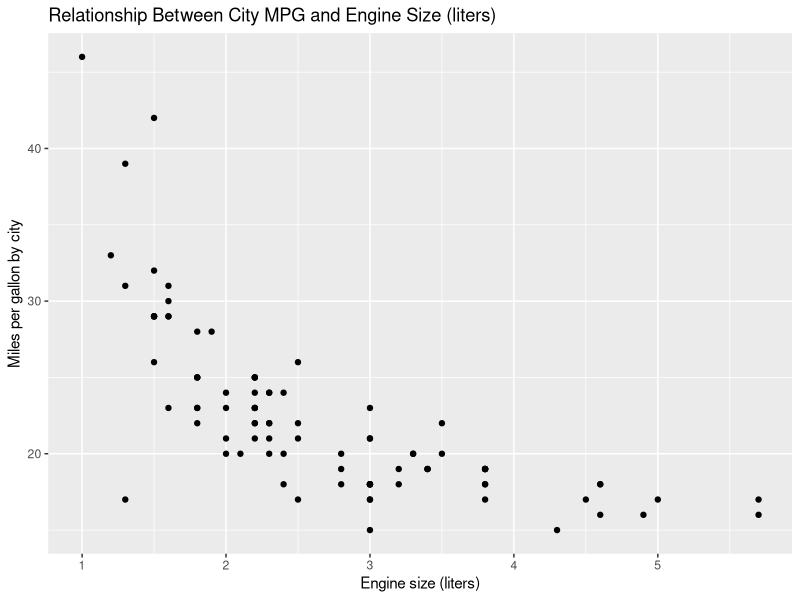
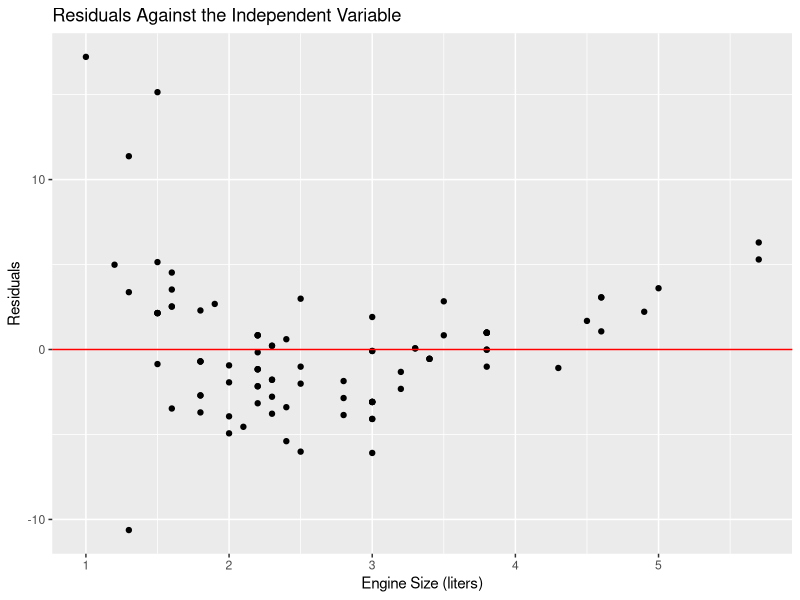
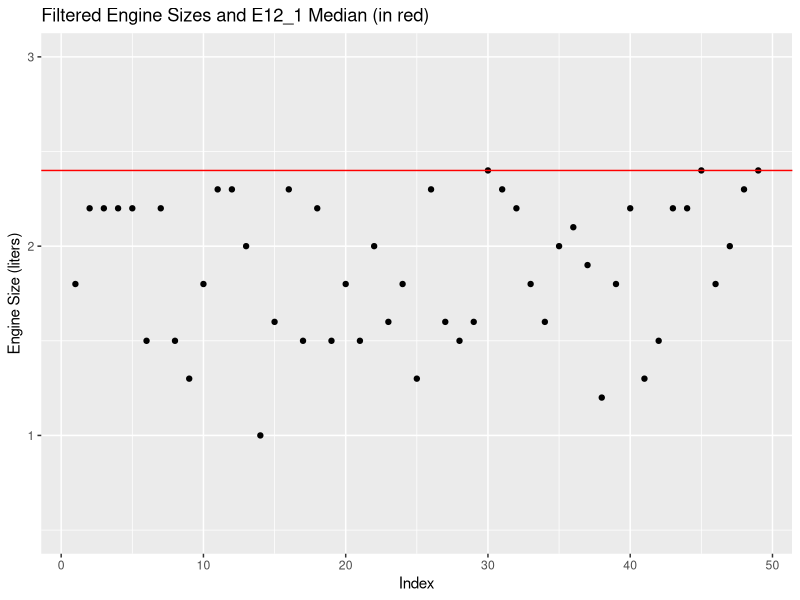
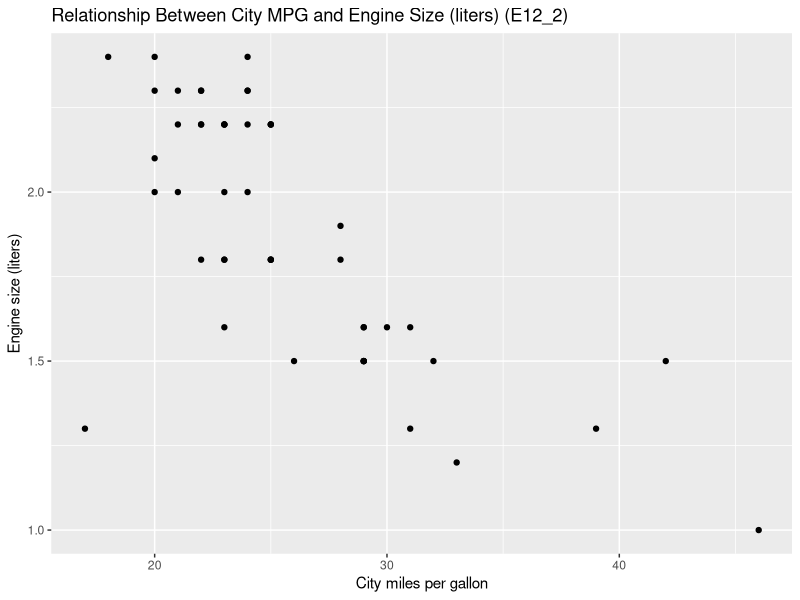
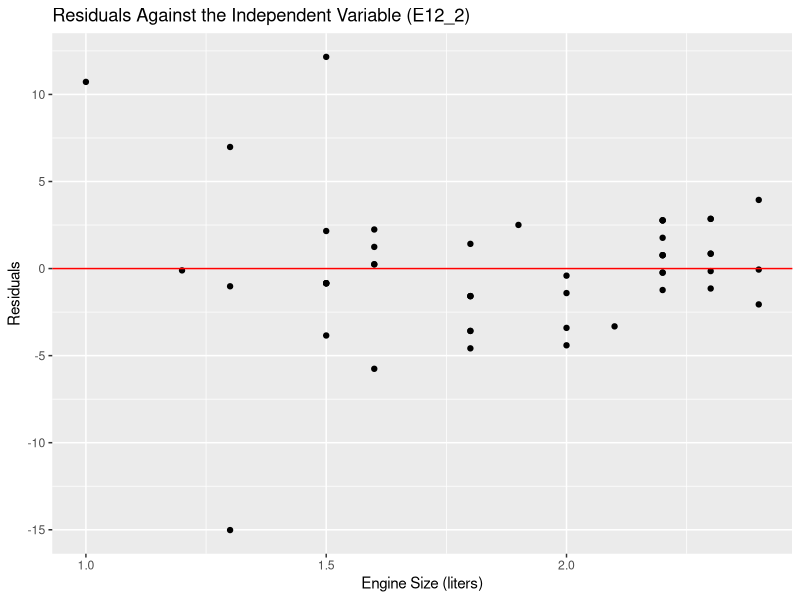
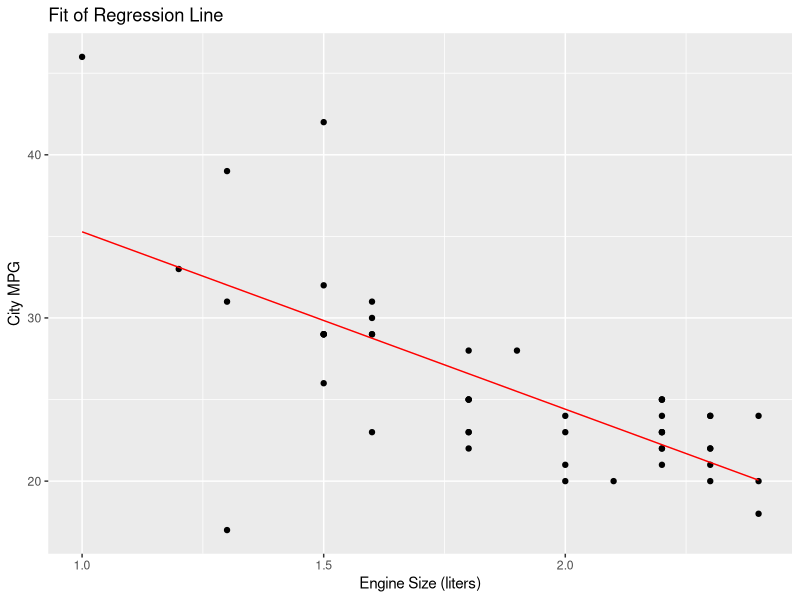
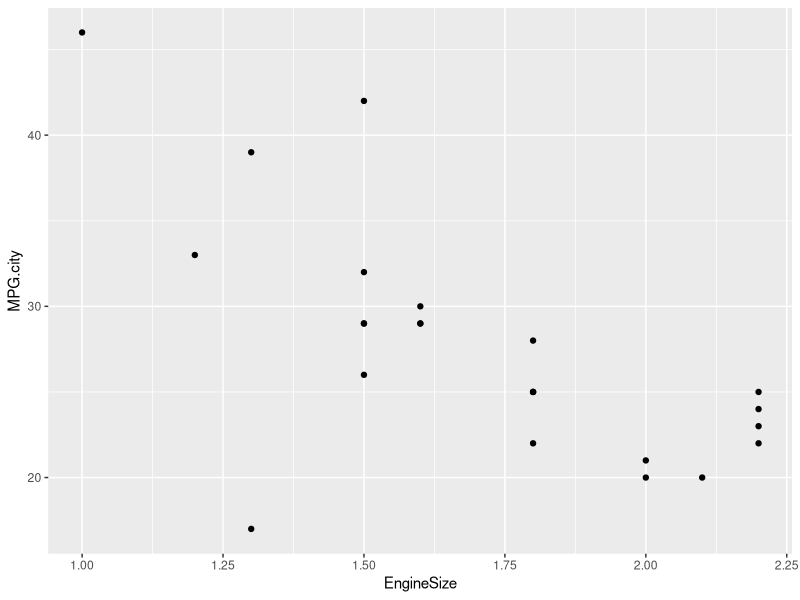
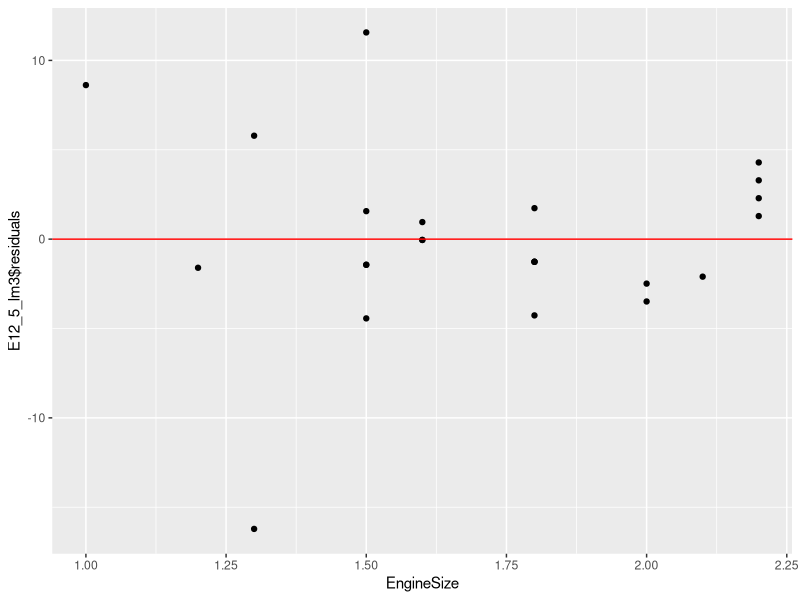

These figures' R source, in order:
# https://study.sagepub.com/stinerock/student-resources/exercises/chapter-12-simple-linear-regression

#1. Import the Cars93 data into the object named E12_1. What are the variable names? 
#How many observations are included? Find (1) the minimum and maximum values,
#(2) the median and mean, (3) the first and third quartiles, and 
#(4) the standard deviation of the two variables, MPG.city and EngineSize. 
#Comment on your initial findings.

library(MASS)

E12_1 <- Cars93
names(E12_1)
dim(E12_1)
summary(E12_1)
sd(E12_1$MPG.city)
sd(E12_1$EngineSize)

#2. Do MPG.city and EngineSize appear related in any systematic way? Comment.

library(ggplot2)

ggplot(E12_1, aes(y=MPG.city, x=EngineSize)) +
  geom_point() +
  labs(y="Miles per gallon by city", x="Engine size (liters)", title="Relationship Between City MPG and Engine Size (liters)")
        
# Yes, as EngineSize decreases, MPG.city seems to increase

#3. Make and inspect a residual plot. Does the pattern of points 
#reveal anything that might cause us to question the assumptions 
#underlying the appropriate usage of regression analysis to 
#explore the relationship between MPG.city and EngineSize?

ES_MPG_lm <- lm(MPG.city~EngineSize, data=E12_1)
summary(ES_MPG_lm)

resid(ES_MPG_lm)
ES_MPG_lm$residuals # Same as above

ggplot(data=E12_1 ,aes(x=EngineSize, y=ES_MPG_lm$residuals)) +
  geom_point() +
  labs(x="Engine Size (liters)", y="Residuals", title="Residuals Against the Independent Variable") +
  geom_hline(yintercept=0, col="red")

# The plot shows that the residuals do not follow the regression assumptions for
# too high or too low values of the engine size (the residual is far from 0 and
#moves away from the pattern)

#4. There are several possible methods for managing the problem of 
#nonlinear relationships among variables, such as what we have 
#encountered in this case. One of the approaches involves transforming 
#the variables-by way of logarithms, exponents, etc.-in such a way 
#that they are forced to be more linearly related. (This class of 
#methods, sometimes referred to as GLM or general linear model, is 
#not covered in this book.) Another procedure requires including 
#additional variables into the multiple regression model (the focus 
#of Chapter 13). Instead, the approach we employ here involves 
#subsetting the data according to some specification-such as, subset-
#ting the data in a way that includes, for example, only vehicles 
#manufactured in the US or all vehicles that have smaller engines 
#(i.e., fewer liters of displacement). The expectation (or hope) is 
#that, by subsetting, the resulting data may meet the assumptions 
#behind the appropriate application of regression analysis. As a 
#first step, subset the data stored in object E12_1 in a way that 
#excludes all vehicles with EngineSize greater than the median. 
#(See Comment 4 under the first exercise above.) Name this new object 
#E12_2. Check to make sure that E12_2 conforms to this requirement. 
#How many observations remain in the new object? List the first 3 
#observations; list the last 3 observations. If necessary, review 
#the third point of the Chapter 2 Appendix, "Can We Extract A Data 
#Subset From A Larger Data Set?"

library(dplyr)

median(E12_1$EngineSize)
E12_2 <- filter(E12_1, EngineSize <= median(EngineSize))

# Check if E12_2 are not higher than the median EngineSize of E12_1
ggplot(data=E12_2, aes(x=seq_along(EngineSize),y=EngineSize)) +
  geom_point() +
  geom_hline(yintercept=median(E12_1$EngineSize), col="red") +
  ylim(0.5, 3) +
  labs(x="Index", y="Engine Size (liters)", title="Filtered Engine Sizes and E12_1 Median (in red)")

dim(E12_2) # 49 obs. remain

# First 3
E12_2[1:3,] # OR
head(E12_2,3)
# Last 3
E12_2[47:49,] # OR
tail(E12_2, 3)

# 5. For E12_2, do MPG.city and EngineSize appear related in a systematic way?

ggplot(E12_2, aes(x=MPG.city, y=EngineSize)) +
  geom_point() +
  labs(x="City miles per gallon", y="Engine size (liters)", title="Relationship Between City MPG and Engine Size (liters) (E12_2)")

#6. Make and inspect a residual plot. Does the pattern of points appear 
#more linearly arranged than they did in the earlier exercise when the 
#data included vehicles with large engines as well as those with a smaller one?

ES_MPG_lm2 <- lm(MPG.city~EngineSize, data=E12_2)
summary(ES_MPG_lm2)

resid(ES_MPG_lm2)
ES_MPG_lm2$residuals # Same as above

ggplot(data=E12_2,aes(x=EngineSize, y=ES_MPG_lm2$residuals)) +
  geom_point() +
  labs(x="Engine Size (liters)", y="Residuals", title="Residuals Against the Independent Variable (E12_2)") +
  geom_hline(yintercept=0, col="red")

# Apart from early outliers, this residual plot seem to show that the filtered data
# complies better with our regression assumptions, since values are closer to 0
# and seem to have a pattern

#7. As part of making the residual plot in the preceding exercise,
#we used the lm() function to create the model object slr2. 
#This is an important step in residual analysis because the model 
#object (slr2) includes all the important information associated 
#with the particular regression problem at hand, including the 
#estimated regression equation itself. What is the estimated regression equation?

ES_MPG_lm2 # MPG.city = 46.15 - 10.87EngineSize

# 8. Find the 95 and 99 percent confidence interval estimates of the 
#regression coefficient b1. Describe what these con dence intervals mean.

confint(ES_MPG_lm2, level=0.95) # The interval has 95% chance of containing the correct bi
confint(ES_MPG_lm2, level=0.99) # The interval has 99% chance of containing the correct bi

# 9. What does the estimated regression equation tell us?

# It tells us that for an increase of 1 liter in engine size, we should expect
# the city MPG to decrease by 10.87. The intercept does not mean anything to us
# in this particular case because a car can't drive with no engines

# 10. What is the strength of association between the two variables, 
#MPG.city and Engine Size? Find the coefficient of determination r2 
#using the following expression for r2 (do not use the summary() 
#function to unpack the regression statistics; we will use it later). 
#This exercise provides another opportunity to hone your coding skills. 

summary(ES_MPG_lm2) #r2 = 0.5051

# Manually
# Find the total sum of squares, ss_y.
ss_y <- sum((E12_2$MPG.city - mean(E12_2$MPG.city)) ^ 2)
# Find the residual sum of squares, ss_res.
ss_res <- sum((resid(ES_MPG_lm2)) ^ 2)
# Find the coefficient of determination.
(ss_y - ss_res) / ss_y

# 11. What does the coefficient of determination r2 reveal about 
#the regression model?

# The r2 of .5051 means that the independent variable (EngineSize) can explain
#50.51% of the variation in the dependent variable (MPG.city). In other words,
#the r2 represents the explanatory power of the independent variable on the
#dependent variable.

# 12. What is the t value of the coefficient b1 on the independent 
#variable EngineSize?

summary(ES_MPG_lm2) # t-value = -6.927

# 13. What is the p-value of t = ???6.926538?

summary(ES_MPG_lm2) # 1.056e-08

# 15. Use the regression equation to find the predicted values of MPG.city 
#for the following values of EngineSize (liters of displacement): 
#1.25, 1.50, 1.75, 2.00, 2.25.

# Regression equation => MPG.city = 46.15 - 10.87EngineSize

size_new <- data.frame(EngineSize <- c(1.25, 1.50, 1.75, 2.00, 2.25))

predict(ES_MPG_lm2, size_new)

## OR

reg_eq <- function(EngineSize){
  MPG <- 46.15 - 10.87*EngineSize
  print(MPG)
}

# 1.25
reg_eq(1.25) # 32.5625
# 1.50
reg_eq(1.50) # 29.845
#1.75
reg_eq(1.75) # 27.1275
#2
reg_eq(2) #24.41
#2.25
reg_eq(2.25) #21.6925

# 16. What are the predicted values of MPG.city that were used to 
#calibrate the estimated regression equation y = 46.15-10.87x? 
#Import those predicted values into an object named mileage predicted 
#and list the first and last three elements.

mileage_predicted <- fitted(ES_MPG_lm2)
head(mileage_predicted,3)
tail(mileage_predicted,3)

# 17. Add the mileage predicted object (created in the preceding exercise) 
#to E12_2, and name the resulting object E12_3. List the first and last 
#four elements. Find the correlation of the actual and predicted variables;
#that is, the correlation of MPG.city and mileage predicted. Once you have 
#calculated the correlation, square it (i.e., raise it to the second power). 
#Does the squared correlation coefficient look familiar?

# Create new data frame with added column
E12_3 <- mutate(E12_2, mileage_predicted = mileage_predicted)
head(E12_3,4)
tail(E12_3,4)

cor(E12_3$MPG.city,E12_3$mileage_predicted)
cor(E12_3$MPG.city,E12_3$mileage_predicted)^2
# The correlation squared equals the original r2 value

# 18. Create a scatterplot with MPG.city on the vertical axis, 
#Engine Size on the horizontal axis. Add labels to both axes as 
#well as a main title. Finally, using the abline() function, add 
#a regression line to the scatterplot.

ggplot(E12_3, aes(x=EngineSize,y=MPG.city)) +
  geom_point() +
  geom_line(color='red', aes(x=EngineSize,y=mileage_predicted)) +
  labs(x="Engine Size (liters)", y="City MPG", title="Fit of Regression Line")

# 19. For additional practice structuring our data before analyzing it, 
#we now subset E12_1 by Origin. For this exercise: (1) create a new 
#object from the original data set, E12_1, that includes only vehicles 
#of non-USA origin (thus excluding all vehicles of USA origin) and name 
#it E12_4; (2) find the median EngineSize of non-USA vehicles, and 
#(3) create a new object, named E12_5, that includes only (a) those 
#vehicles having EngineSize less than or equal to the median and only 
#(b) the two variables, MPG.city and EngineSize. In other words, 
#subset the original data set, E12_1, to include only the two variables, 
#MPG.city and EngineSize, and only those vehicles that are of non-USA 
#origin and that feature engines with displacement (in liters) at or 
#below the median for the relevant category. Just to make sure E12_5 
#"looks" as it should, run a few of the same functions that were used 
#in Exercise 1.

# == non-USA
E12_4 <- filter(E12_1, Origin == "non-USA")

median_ES4 <- median(E12_4$EngineSize) #2.2

E12_5 <- filter(E12_4, EngineSize <= median_ES4)
max(E12_5$EngineSize) #2.2

# 20. For the category of vehicles of non-USA origin, do the two variables,
#MPG.city and EngineSize, seem to be related in a systematic way? If so, how?

ggplot(E12_5, aes(x=EngineSize,y=MPG.city)) +
  geom_point()
# They seem to have an inverse relationship with some outliers

# 21. Make and inspect a residual plot. Does the pattern of 
#points reveal any reason why we should not use regression to 
#analyze these data? Are there any radical departures from the 
#assumptions underlying the appropriate usage of this methodology?

E12_5_lm3 <- lm(MPG.city~EngineSize,data = E12_5)

ggplot(E12_5, aes(x=EngineSize,y=E12_5_lm3$residuals)) +
  geom_point() +
  geom_hline(yintercept=0, color="red")
# There seem to be some outliers which depart from our assumptions
#The 3 outliers all have an EngineSize of less than 1.5. For
#vehicles with EngineSize higher than 1.5, the residuals seem to
#be constant. Therefore, the violations are not radical and
# we don't have a reason to drop our model

# 22. What is the estimated regression equation?

E12_5_lm3 # MPG.city = 51.27 - 13.89EngineSize

# 23. Find the 75 and 90 percent confidence interval estimates of 
#the regression coefficient b1. How should we interpret the 
#meaning of these confidence interval estimates?

confint(E12_5_lm3, level=0.75) # The confidence has 75% chance of containing the correct bi
confint(E12_5_lm3, level=0.9) # The confidence has 90% chance of containing the correct bi

# 24. What does the estimated regression equation tell us?

# That with an increase of 1 liters in EngineSize, MPG.city
#tends to decrease by 13.89.

# 25. What is the strength of association between the two 
#variables, MPG.city and Engine Size? Find the coefficient 
#of determination r2

summary(E12_5_lm3) # r2 = 0.455

# 26. What does the coefficient of determination r2 tell us 
#about the regression model?

# The r2 tells us that 45.5% of the change in MPG.city is 
#explained by the independent variable EngineSize

# 27. What is the t value of the coefficient b1 on the independent
#variable EngineSize? 

summary(E12_5_lm3) # t-value = -4.286

# 28. What is the p-value of t = -4.286051?

summary(E12_5_lm3) # p-value = 3e-04

# 30. Use the estimated regression equation to nd the predicted 
#values of MPG.city for the following values of EngineSize 
#(liters of displacement): 1.25, 1.50, 1.75, 2.00, 2.25.

# Regression equation => MPG.city = 51.27 - 13.89EngineSize

size_new <- data.frame(EngineSize <- c(1.25, 1.50, 1.75, 2.00, 2.25))

predict(E12_5_lm3, size_new)

#### OR

reg_eq2 <- function(EngineSize){
  MPG <- 51.27 - 13.89*EngineSize
  print(MPG)
}

# 1.25
reg_eq2(1.25) # 33.9075
# 1.50
reg_eq2(1.50) # 30.435
#1.75
reg_eq2(1.75) # 26.9625
#2
reg_eq2(2) #23.49
#2.25
reg_eq2(2.25) #20.0175

# 31. What are the predicted values of MPG.city that were used to 
#calibrate the estimated regression equation  y= 51.274-13.892x? 
#Import those predicted values into an object named mileage 
#predicted and list the first and last three elements.

mileage_predicted2 <- fitted(E12_5_lm3)

# 32. Add the mileage predicted object (created in the preceding 
#exercise) to E12_5, and name the resulting object E12_6. List 
#the first and last four elements. Find the correlation of the 
#actual and predicted variables; that is, the correlation of 
#MPG.city and mileage predicted. Once you have the correlation, 
#square it (i.e., raise it to the second power). Comment on the 
#square of the correlation. What is it?

E12_6 <- mutate(E12_5, mileage_predicted = mileage_predicted2)
head(E12_6,4)
tail(E12_6,4)

cor(E12_6$MPG.city, E12_6$mileage_predicted)
cor(E12_6$MPG.city, E12_6$mileage_predicted)^2
# This corresponds to the r2 of our linear model, meaning the
#explanatory power of the independent variable in the dependent
#variable

# 33. Create a scatterplot with MPG.city on the vertical axis, 
#Engine Size on the horizontal axis. Add labels to both axes as 
#well as a main title; set blue as the color of the points. 
#Finally, using the abline() function, add a regression line to 
#the scatterplot.

ggplot(E12_6, aes(x=EngineSize, y=MPG.city)) +
  geom_point(col="blue") +
  geom_line(aes(x=EngineSize, y=mileage_predicted)) +
  labs(x="Engine Size (liters)", y="City miles per gallon", title="Results VS Regression Line")
  




